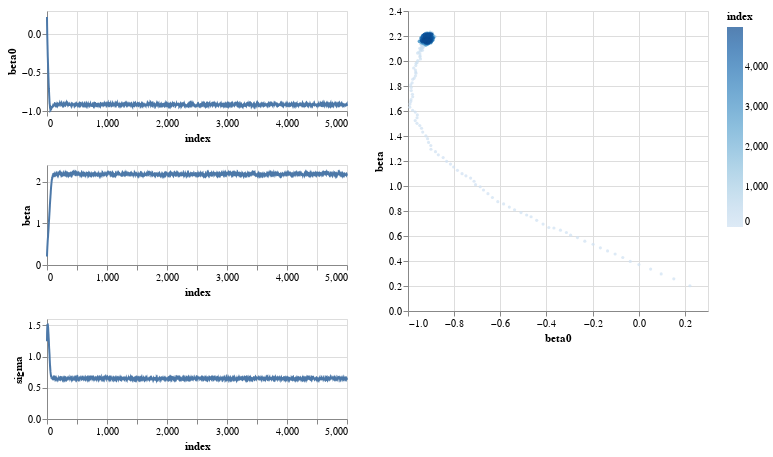

Notebook code for this chart:
### Markdown cell above
Compared to the metropolis algorithm we see that the beta parameters quickly snap into place.
However, the sigma parameter is varying much more than anticipated. 
This must be due to the approximation error in the discretization of the stochastic differential equation.
Reducing step size should solve this problem:

### Code cell
model = BayesNet()
trainer = TrainOptimizerSGLD(model, alpha=0.005)
# Train the model (and take the time):
%time trainer.fit(data, num_steps=5000)
plot_parameter_trace(trainer)

### Figure 1 — Vega-Lite specification as saved in the notebook (floating-point values rounded to 4 significant figures; data arrays with more than 128 entries replaced by an {"elided": "..."} marker saying what was removed)
{"config": {"view": {"continuousWidth": 400, "continuousHeight": 300}}, "hconcat": [{"vconcat": [{"mark": "line", "encoding": {"x": {"type": "quantitative", "field": "index"}, "y": {"type": "quantitative", "field": "beta0"}}, "height": 100, "width": 300}, {"data": {"name": "data-31f753f06ba042cbd45dffe6d0cca3b8"}, "mark": "line", "encoding": {"x": {"type": "quantitative", "field": "index"}, "y": {"type": "quantitative", "field": "beta"}}, "height": 100, "width": 300}, {"data": {"name": "data-31f753f06ba042cbd45dffe6d0cca3b8"}, "mark": "line", "encoding": {"x": {"type": "quantitative", "field": "index"}, "y": {"type": "quantitative", "field": "sigma"}}, "height": 100, "width": 300}], "data": {"name": "data-31f753f06ba042cbd45dffe6d0cca3b8"}}, {"data": {"name": "data-31f753f06ba042cbd45dffe6d0cca3b8"}, "mark": {"type": "circle", "size": 10}, "encoding": {"color": {"type": "quantitative", "field": "index"}, "x": {"type": "quantitative", "field": "beta0"}, "y": {"type": "quantitative", "field": "beta"}}, "height": 300, "width": 300}], "$schema": "https://vega.github.io/schema/vega-lite/v4.8.1.json", "datasets": {"data-31f753f06ba042cbd45dffe6d0cca3b8": {"elided": "5000 records"}}}
